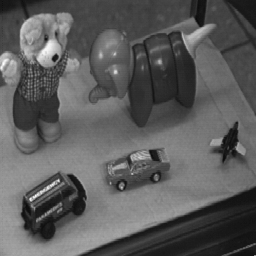
%> input picture DIP/images/toys1.gif, 256 x 256 px
$ octave negative.m   (GNU Octave 9; MATLAB toolbox functions it lacks are replaced by stand-ins)
%> lines starting %> are read from the running program, lines starting %| are printed output that depends on the picture
% read image "toys1.gif" into variable x
x = imread('images/toys1.gif');
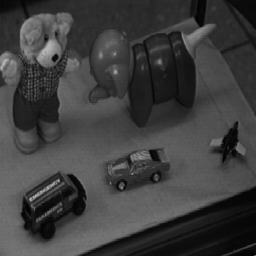
%> x: size 256x256 uint8; min 0, max 185, mean 62.7
% WHAT will be the range of values of x?
% Subtract 255 out of each pixel of x
c = double(x) - 255;
% PAY ATTENTION to the range of values, is it possible
% to show an image of the same range of values.
y = uint8(c*-1);
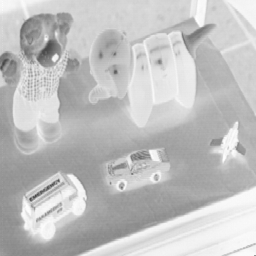
%> y: size 256x256 uint8; min 70, max 255, mean 192.3

% use subplot function to show the original image
% and the negtive in one figure
figure;
subplot(2,1,1)
imshow(x)
subplot(2,1,2)
imshow(y)

$ run again, with DIP/images/bilin.tif saved as DIP/images/toys1.gif
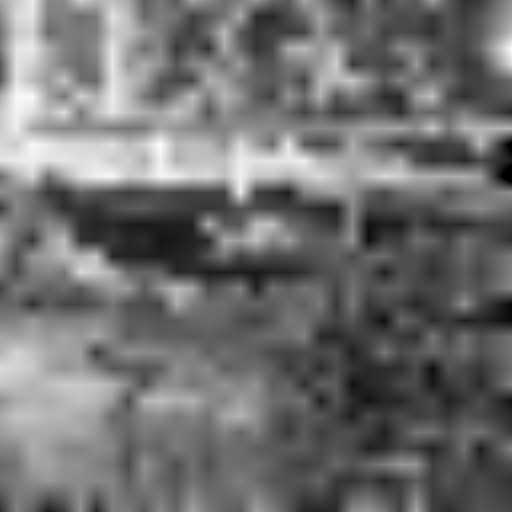
%> input picture DIP/images/bilin.tif, 512 x 512 px
%> x is the input picture: size 512x512 uint8; min 0, max 255, mean 112.8
%> `y = uint8(c*-1);`:
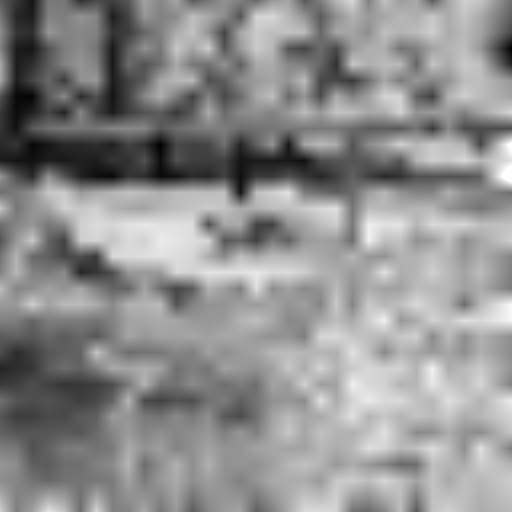
%> y: size 512x512 uint8; min 0, max 255, mean 142.2

$ run again, with DIP/images/cameraman.tif saved as DIP/images/toys1.gif
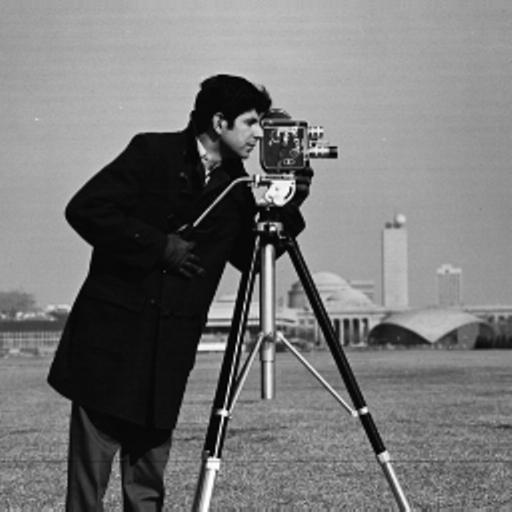
%> input picture DIP/images/cameraman.tif, 512 x 512 px
%> x is the input picture: size 512x512 uint8; min 0, max 255, mean 118.3
%> `y = uint8(c*-1);`:
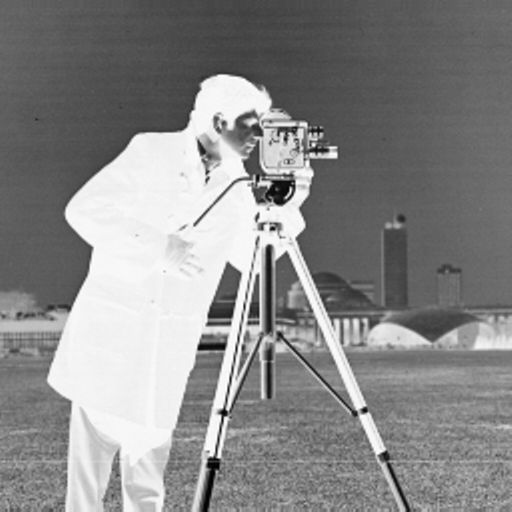
%> y: size 512x512 uint8; min 0, max 255, mean 136.7

$ run again, with DIP/images/down128.tif saved as DIP/images/toys1.gif
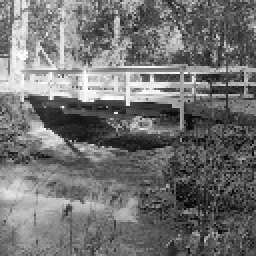
%> input picture DIP/images/down128.tif, 128 x 128 px (shown 2 times larger)
%> `y = uint8(c*-1);`:
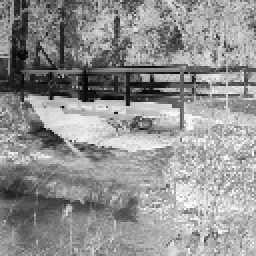
%> y: size 128x128 uint8 (shown 2 times larger); min 4, max 255, mean 145.4
